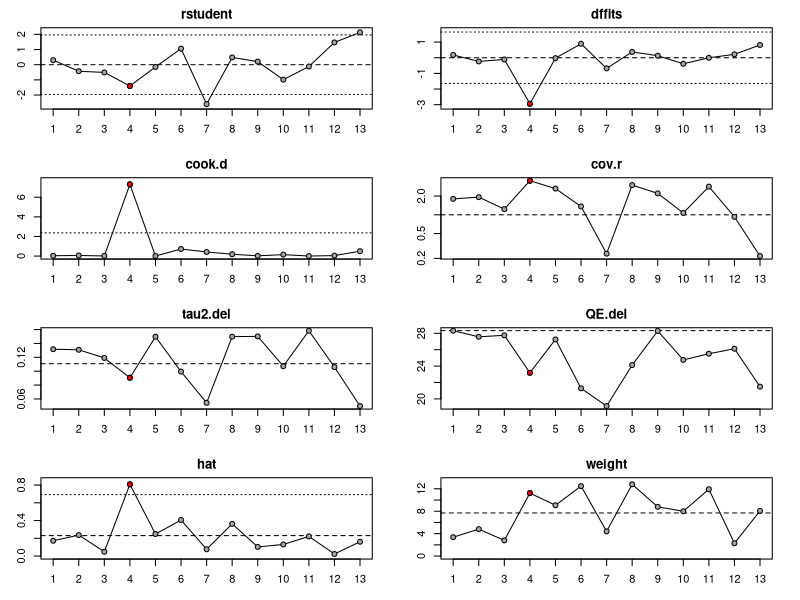

Write the R code that produced this figure.
library("metafor")
data("dat.bcg", package = "metafor")
dat <- escalc(measure = "RR", ai = tpos, bi = tneg, ci = cpos, 
              di = cneg, data = dat.bcg, append = TRUE)
k <- length(dat.bcg$trial)
dat.fm <- data.frame(study = factor(rep(1:k, each = 4)))
dat.fm$grp <- factor(rep(c("T", "T", "C", "C"), k), levels = c("T", "C"))
dat.fm$out <- factor(rep(c("+", "-", "+", "-"), k), levels = c("+", "-"))
dat.fm$freq <- with(dat.bcg, c(rbind(tpos, tneg, cpos, cneg)))
dat$a.random     <- ifelse(dat$alloc == "random",     1, 0)
dat$a.alternate  <- ifelse(dat$alloc == "alternate",  1, 0)
dat$a.systematic <- ifelse(dat$alloc == "systematic", 1, 0)
res <- rma(yi, vi, mods = cbind(ablat, year), data = dat)
inf <- influence(res)
plot(inf)
